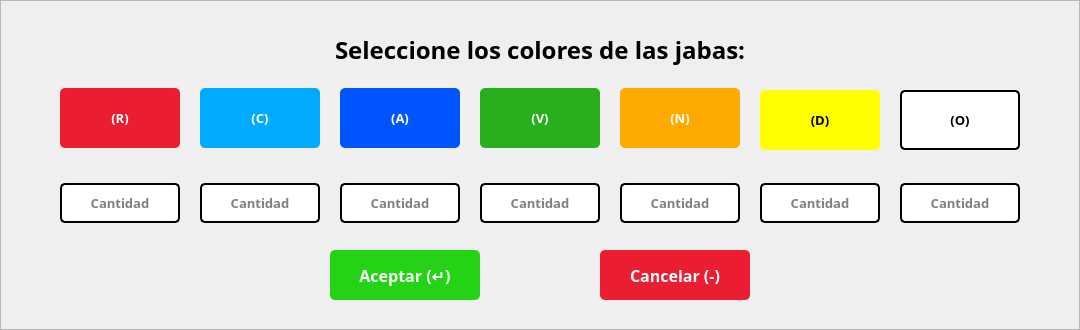
   <widget class="QFrame" name="frmColores">
    <property name="geometry">
     <rect>
      <x>420</x>
      <y>375</y>
      <width>1080</width>
      <height>330</height>
     </rect>
    </property>
    <property name="styleSheet">
     <string notr="true">#frmColores{background-color: rgb(255, 255, 255);
color: rgb(0, 0, 0);
border:none;
border-radius: 10px;
border: 2px solid #D9D9D9;}</string>
    </property>
    <property name="frameShape">
     <enum>QFrame::StyledPanel</enum>
    </property>
    <property name="frameShadow">
     <enum>QFrame::Raised</enum>
    </property>
    <widget class="QLabel" name="btnPrimerColor">
     <property name="geometry">
      <rect>
       <x>60</x>
       <y>88</y>
       <width>120</width>
       <height>60</height>
      </rect>
     </property>
     <property name="font">
      <font>
       <family>Poppins</family>
       <pointsize>10</pointsize>
       <weight>75</weight>
       <bold>true</bold>
      </font>
     </property>
     <property name="styleSheet">
      <string notr="true">background-color: rgb(234, 29, 49);
color: rgb(255, 255, 255);
border:none;
border-radius: 5px;</string>
     </property>
     <property name="text">
      <string>(R)</string>
     </property>
     <property name="alignment">
      <set>Qt::AlignCenter</set>
     </property>
    </widget>
    <widget class="QLabel" name="btnSegundoColor">
     <property name="geometry">
      <rect>
       <x>200</x>
       <y>88</y>
       <width>120</width>
       <height>60</height>
      </rect>
     </property>
     <property name="font">
      <font>
       <family>Poppins</family>
       <pointsize>10</pointsize>
       <weight>75</weight>
       <bold>true</bold>
      </font>
     </property>
     <property name="styleSheet">
      <string notr="true">background-color: rgb(0, 170, 255);
color: rgb(255, 255, 255);
border-radius: 5px;</string>
     </property>
     <property name="text">
      <string>(C)</string>
     </property>
     <property name="alignment">
      <set>Qt::AlignCenter</set>
     </property>
    </widget>
    <widget class="QLabel" name="btnTercerColor">
     <property name="geometry">
      <rect>
       <x>340</x>
       <y>88</y>
       <width>120</width>
       <height>60</height>
      </rect>
     </property>
     <property name="font">
      <font>
       <family>Poppins</family>
       <pointsize>10</pointsize>
       <weight>75</weight>
       <bold>true</bold>
      </font>
     </property>
     <property name="styleSheet">
      <string notr="true">background-color: rgb(0, 85, 255);
color: rgb(255, 255, 255);
border:none;
border-radius: 5px;</string>
     </property>
     <property name="text">
      <string>(A)</string>
     </property>
     <property name="alignment">
      <set>Qt::AlignCenter</set>
     </property>
    </widget>
    <widget class="QLabel" name="btnCuartoColor">
     <property name="geometry">
      <rect>
       <x>480</x>
       <y>88</y>
       <width>120</width>
       <height>60</height>
      </rect>
     </property>
     <property name="font">
      <font>
       <family>Poppins</family>
       <pointsize>10</pointsize>
       <weight>75</weight>
       <bold>true</bold>
      </font>
     </property>
     <property name="styleSheet">
      <string notr="true">background-color: rgb(39, 175, 28);
color: rgb(255, 255, 255);
border:none;
border-radius: 5px;</string>
     </property>
     <property name="text">
      <string>(V)</string>
     </property>
     <property name="alignment">
      <set>Qt::AlignCenter</set>
     </property>
    </widget>
    <widget class="QLabel" name="btnQuintoColor">
     <property name="geometry">
      <rect>
       <x>620</x>
       <y>88</y>
       <width>120</width>
       <height>60</height>
      </rect>
     </property>
     <property name="font">
      <font>
       <family>Poppins</family>
       <pointsize>10</pointsize>
       <weight>75</weight>
       <bold>true</bold>
      </font>
     </property>
     <property name="styleSheet">
      <string notr="true">background-color: rgb(255, 170, 0);
color: rgb(255, 255, 255);
border:none;
border-radius: 5px;</string>
     </property>
     <property name="text">
      <string>(N)</string>
     </property>
     <property name="alignment">
      <set>Qt::AlignCenter</set>
     </property>
    </widget>
    <widget class="QLineEdit" name="txtCantidadPrimerColor">
     <property name="geometry">
      <rect>
       <x>60</x>
       <y>183</y>
       <width>120</width>
       <height>40</height>
      </rect>
     </property>
     <property name="font">
      <font>
       <family>Poppins</family>
       <pointsize>10</pointsize>
       <weight>75</weight>
       <bold>true</bold>
      </font>
     </property>
     <property name="styleSheet">
      <string notr="true">background-color: rgb(255, 255, 255);
color: rgb(0, 0, 0);
border-radius: 5px;
border: 2px solid #000;
padding: 5px</string>
     </property>
     <property name="text">
      <string/>
     </property>
     <property name="alignment">
      <set>Qt::AlignCenter</set>
     </property>
     <property name="placeholderText">
      <string>Cantidad</string>
     </property>
    </widget>
    <widget class="QLineEdit" name="txtCantidadSegundoColor">
     <property name="geometry">
      <rect>
       <x>200</x>
       <y>183</y>
       <width>120</width>
       <height>40</height>
      </rect>
     </property>
     <property name="font">
      <font>
       <family>Poppins</family>
       <pointsize>10</pointsize>
       <weight>75</weight>
       <bold>true</bold>
      </font>
     </property>
     <property name="styleSheet">
      <string notr="true">background-color: rgb(255, 255, 255);
color: rgb(0, 0, 0);
border-radius: 5px;
border: 2px solid #000;
padding: 5px</string>
     </property>
     <property name="text">
      <string/>
     </property>
     <property name="alignment">
      <set>Qt::AlignCenter</set>
     </property>
     <property name="placeholderText">
      <string>Cantidad</string>
     </property>
    </widget>
    <widget class="QLineEdit" name="txtCantidadTercerColor">
     <property name="geometry">
      <rect>
       <x>340</x>
       <y>183</y>
       <width>120</width>
       <height>40</height>
      </rect>
     </property>
     <property name="font">
      <font>
       <family>Poppins</family>
       <pointsize>10</pointsize>
       <weight>75</weight>
       <bold>true</bold>
      </font>
     </property>
     <property name="styleSheet">
      <string notr="true">background-color: rgb(255, 255, 255);
color: rgb(0, 0, 0);
border-radius: 5px;
border: 2px solid #000;
padding: 5px</string>
     </property>
     <property name="text">
      <string/>
     </property>
     <property name="alignment">
      <set>Qt::AlignCenter</set>
     </property>
     <property name="placeholderText">
      <string>Cantidad</string>
     </property>
    </widget>
    <widget class="QLineEdit" name="txtCantidadCuartoColor">
     <property name="geometry">
      <rect>
       <x>480</x>
       <y>183</y>
       <width>120</width>
       <height>40</height>
      </rect>
     </property>
     <property name="font">
      <font>
       <family>Poppins</family>
       <pointsize>10</pointsize>
       <weight>75</weight>
       <bold>true</bold>
      </font>
     </property>
     <property name="styleSheet">
      <string notr="true">background-color: rgb(255, 255, 255);
color: rgb(0, 0, 0);
border-radius: 5px;
border: 2px solid #000;
padding: 5px</string>
     </property>
     <property name="text">
      <string/>
     </property>
     <property name="alignment">
      <set>Qt::AlignCenter</set>
     </property>
     <property name="placeholderText">
      <string>Cantidad</string>
     </property>
    </widget>
    <widget class="QLineEdit" name="txtCantidadQuintoColor">
     <property name="geometry">
      <rect>
       <x>620</x>
       <y>183</y>
       <width>120</width>
       <height>40</height>
      </rect>
     </property>
     <property name="font">
      <font>
       <family>Poppins</family>
       <pointsize>10</pointsize>
       <weight>75</weight>
       <bold>true</bold>
      </font>
     </property>
     <property name="styleSheet">
      <string notr="true">background-color: rgb(255, 255, 255);
color: rgb(0, 0, 0);
border-radius: 5px;
border: 2px solid #000;
padding: 5px</string>
     </property>
     <property name="text">
      <string/>
     </property>
     <property name="alignment">
      <set>Qt::AlignCenter</set>
     </property>
     <property name="placeholderText">
      <string>Cantidad</string>
     </property>
    </widget>
    <widget class="QLabel" name="lblSeleccioneColores">
     <property name="geometry">
      <rect>
       <x>240</x>
       <y>30</y>
       <width>600</width>
       <height>40</height>
      </rect>
     </property>
     <property name="font">
      <font>
       <family>Poppins</family>
       <pointsize>18</pointsize>
       <weight>75</weight>
       <bold>true</bold>
      </font>
     </property>
     <property name="text">
      <string>Seleccione los colores de las jabas:</string>
     </property>
     <property name="alignment">
      <set>Qt::AlignCenter</set>
     </property>
    </widget>
    <widget class="QPushButton" name="btnAceptarFrmColores">
     <property name="geometry">
      <rect>
       <x>330</x>
       <y>250</y>
       <width>150</width>
       <height>50</height>
      </rect>
     </property>
     <property name="font">
      <font>
       <family>Poppins</family>
       <pointsize>12</pointsize>
       <weight>75</weight>
       <bold>true</bold>
      </font>
     </property>
     <property name="cursor">
      <cursorShape>PointingHandCursor</cursorShape>
     </property>
     <property name="styleSheet">
      <string notr="true">background-color: rgb(36, 211, 21);
color: rgb(255, 255, 255);
border:none;
border-radius: 5px;</string>
     </property>
     <property name="text">
      <string>Aceptar (↵)</string>
     </property>
     <property name="flat">
      <bool>false</bool>
     </property>
    </widget>
    <widget class="QPushButton" name="btnCancelarFrmColores">
     <property name="geometry">
      <rect>
       <x>600</x>
       <y>250</y>
       <width>150</width>
       <height>50</height>
      </rect>
     </property>
     <property name="font">
      <font>
       <family>Poppins</family>
       <pointsize>12</pointsize>
       <weight>75</weight>
       <bold>true</bold>
      </font>
     </property>
     <property name="cursor">
      <cursorShape>PointingHandCursor</cursorShape>
     </property>
     <property name="styleSheet">
      <string notr="true">background-color: rgb(234, 29, 49);
color: rgb(255, 255, 255);
border:none;
border-radius: 5px;</string>
     </property>
     <property name="text">
      <string>Cancelar (-)</string>
     </property>
    </widget>
    <widget class="QLabel" name="btnSextoColor">
     <property name="geometry">
      <rect>
       <x>760</x>
       <y>90</y>
       <width>120</width>
       <height>60</height>
      </rect>
     </property>
     <property name="font">
      <font>
       <family>Poppins</family>
       <pointsize>10</pointsize>
       <weight>75</weight>
       <bold>true</bold>
      </font>
     </property>
     <property name="styleSheet">
      <string notr="true">background-color: rgb(255, 255, 0);
color: rgb(0, 0, 0);
border:none;
border-radius: 5px;</string>
     </property>
     <property name="text">
      <string>(D)</string>
     </property>
     <property name="alignment">
      <set>Qt::AlignCenter</set>
     </property>
    </widget>
    <widget class="QLabel" name="btnSeptimoColor">
     <property name="geometry">
      <rect>
       <x>900</x>
       <y>90</y>
       <width>120</width>
       <height>60</height>
      </rect>
     </property>
     <property name="font">
      <font>
       <family>Poppins</family>
       <pointsize>10</pointsize>
       <weight>75</weight>
       <bold>true</bold>
      </font>
     </property>
     <property name="styleSheet">
      <string notr="true">background-color: rgb(255, 255, 255);
color: rgb(0, 0, 0);
border:2px solid #000000;
border-radius: 5px;</string>
     </property>
     <property name="text">
      <string>(O)</string>
     </property>
     <property name="alignment">
      <set>Qt::AlignCenter</set>
     </property>
    </widget>
    <widget class="QLineEdit" name="txtCantidadSextoColor">
     <property name="geometry">
      <rect>
       <x>760</x>
       <y>183</y>
       <width>120</width>
       <height>40</height>
      </rect>
     </property>
     <property name="font">
      <font>
       <family>Poppins</family>
       <pointsize>10</pointsize>
       <weight>75</weight>
       <bold>true</bold>
      </font>
     </property>
     <property name="styleSheet">
      <string notr="true">background-color: rgb(255, 255, 255);
color: rgb(0, 0, 0);
border-radius: 5px;
border: 2px solid #000;
padding: 5px</string>
     </property>
     <property name="text">
      <string/>
     </property>
     <property name="alignment">
      <set>Qt::AlignCenter</set>
     </property>
     <property name="placeholderText">
      <string>Cantidad</string>
     </property>
    </widget>
    <widget class="QLineEdit" name="txtCantidadSeptimoColor">
     <property name="geometry">
      <rect>
       <x>900</x>
       <y>183</y>
       <width>120</width>
       <height>40</height>
      </rect>
     </property>
     <property name="font">
      <font>
       <family>Poppins</family>
       <pointsize>10</pointsize>
       <weight>75</weight>
       <bold>true</bold>
      </font>
     </property>
     <property name="styleSheet">
      <string notr="true">background-color: rgb(255, 255, 255);
color: rgb(0, 0, 0);
border-radius: 5px;
border: 2px solid #000;
padding: 5px</string>
     </property>
     <property name="text">
      <string/>
     </property>
     <property name="alignment">
      <set>Qt::AlignCenter</set>
     </property>
     <property name="placeholderText">
      <string>Cantidad</string>
     </property>
    </widget>
   </widget>
